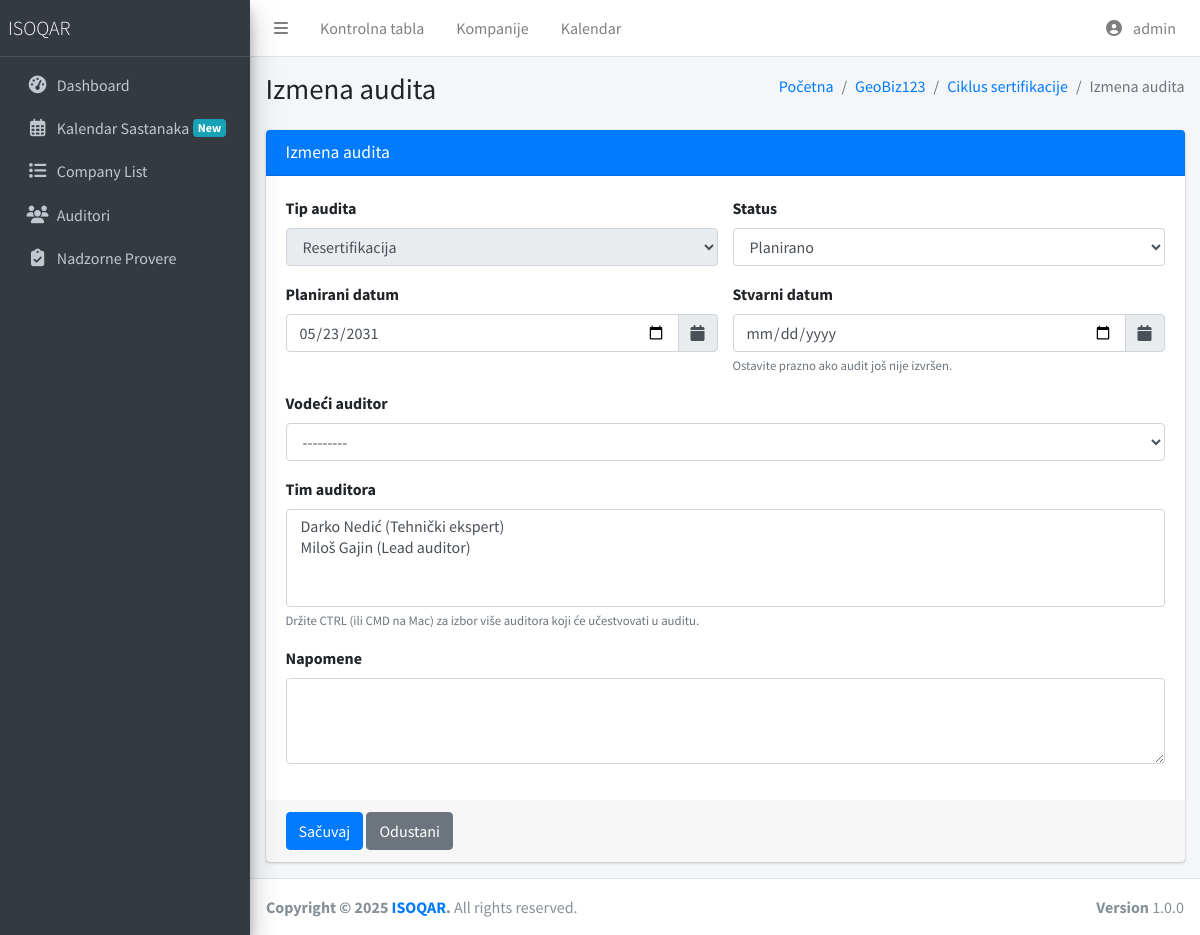
The page /company/audits/28/update/ (signed in) on the database as committed earlier.
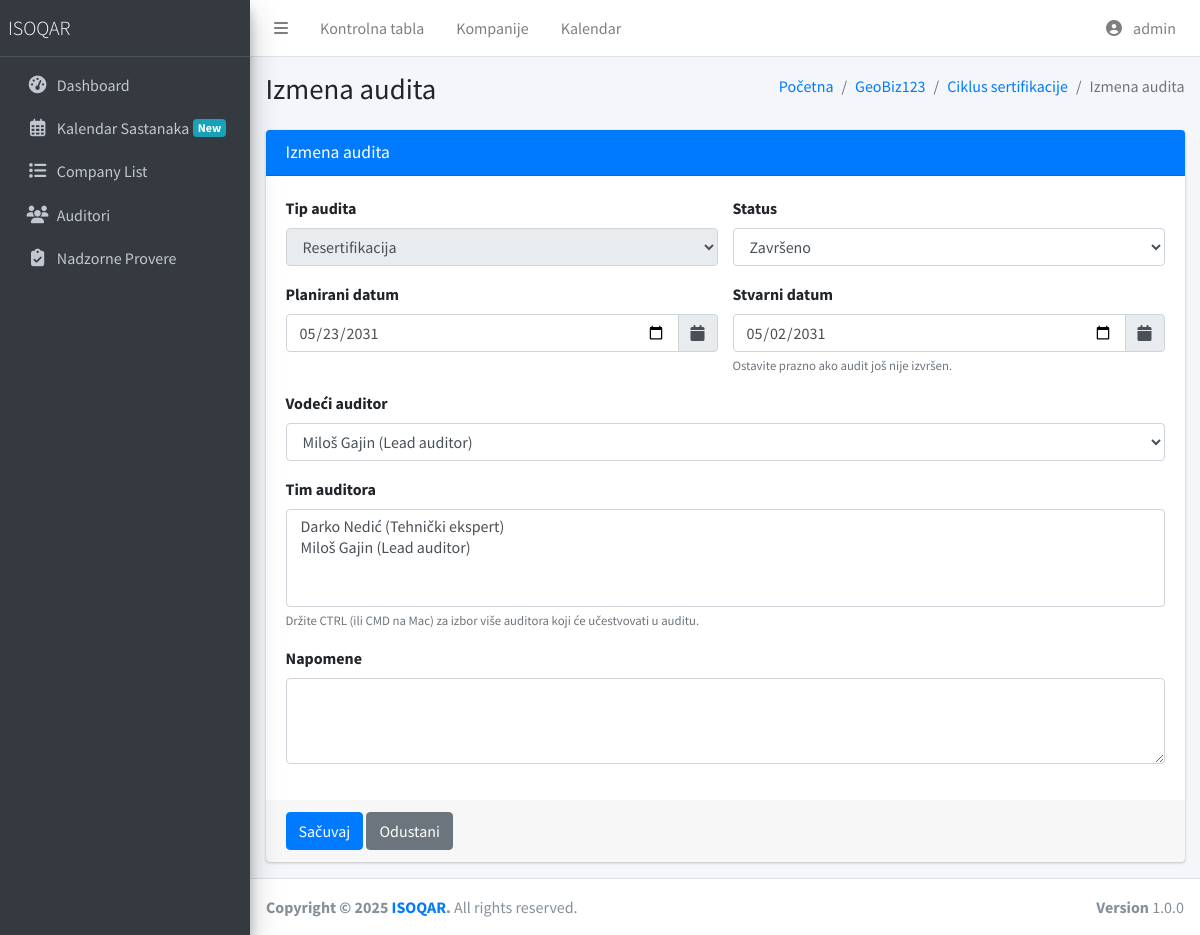
The same page on the database as committed later.
### company/cycle_models.py (models this page shows, shortened)
class CycleAudit(models.Model):
    AUDIT_TYPE_CHOICES = [
        ('initial', _('Inicijalni')),
        ('surveillance_1', _('Prvi nadzor')),
        ('surveillance_2', _('Drugi nadzor')),
        ('recertification', _('Resertifikacija')),
        ('special', _('Specijalni')),
    ]
    AUDIT_STATUS_CHOICES = [
        ('planned', _('Planirano')),
        ('in_progress', _('U toku')),
        ('completed', _('Završeno')),
        ('cancelled', _('Otkazano')),
        ('postponed', _('Odloženo')),
    ]
    certification_cycle = models.ForeignKey(
        CertificationCycle,
        on_delete=models.CASCADE,
        related_name='audits',
        verbose_name=_('Ciklus sertifikacije')
    )
    audit_type = models.CharField(_('Tip audita'), max_length=20, choices=AUDIT_TYPE_CHOICES)
    audit_status = models.CharField(_('Status audita'), max_length=20, choices=AUDIT_STATUS_CHOICES, default='planned')
    planned_date = models.DateField(_('Planirani datum'))
    actual_date = models.DateField(_('Stvarni datum'), null=True, blank=True)
    lead_auditor = models.ForeignKey(
        Auditor,
        on_delete=models.SET_NULL,
        null=True, blank=True,
        related_name='lead_audits',
        verbose_name=_('Vodeći auditor')
    )
    audit_team = models.ManyToManyField(
        Auditor,
        related_name='audit_participations',
        verbose_name=_('Tim auditora'),
        blank=True
    )
    report_number = models.CharField(_('Broj izveštaja'), max_length=100, blank=True, null=True)
    findings = models.TextField(_('Nalazi'), blank=True, null=True)
    recommendations = models.TextField(_('Preporuke'), blank=True, null=True)
    notes = models.TextField(_('Napomene'), blank=True, null=True)
    created_at = models.DateTimeField(_('Kreirano'), default=timezone.now)
    updated_at = models.DateTimeField(_('Ažurirano'), auto_now=True)
    _prev_audit_status = None
    _prev_planned_date = None
    class Meta:
        verbose_name = _('Audit u ciklusu')
        verbose_name_plural = _('Auditi u ciklusu')
        ordering = ['planned_date']
    def __init__(self, *args, **kwargs):
        super().__init__(*args, **kwargs)
        self._prev_audit_status = self.audit_status if self.pk else None
        self._prev_planned_date = self.planned_date if self.pk else None

### company/views_cycles.py (the view, shortened to what this page needs)
# urls.py: path('audits/<int:pk>/update/', CycleAuditUpdateView.as_view(), name='cycle_audit_update'),
class CycleAuditUpdateView(LoginRequiredMixin, UpdateView):
    model = CycleAudit
    form_class = CycleAuditForm
    template_name = 'certification_cycles/audit_form.html'
    def get_form_kwargs(self):
        kwargs = super().get_form_kwargs()
        kwargs['request'] = self.request
        return kwargs
    def get_context_data(self, **kwargs):
        context = super().get_context_data(**kwargs)
        context['title'] = 'Izmena audita'
        context['cycle'] = self.object.certification_cycle
        context['company'] = self.object.certification_cycle.company
        return context

### company/audit_utils.py (called while the page is built)
def is_auditor_qualified_for_audit(auditor_id, audit_id):
    try:
        audit = CycleAudit.objects.get(id=audit_id)
    except CycleAudit.DoesNotExist:
        return False, []
    cycle_standards = CycleStandard.objects.filter(
        certification_cycle=audit.certification_cycle
    ).select_related('standard_definition')
    if not cycle_standards:
        return True, []  # Ako nema standarda u ciklusu, auditor je kvalifikovan
    auditor_standards = AuditorStandard.objects.filter(auditor_id=auditor_id).values_list('standard_id', flat=True)
    missing_standards = []
    for cs in cycle_standards:
        if cs.standard_definition_id not in auditor_standards:
            missing_standards.append(cs.standard_definition)
    is_qualified = len(missing_standards) == 0
    return is_qualified, missing_standards

### company/auditor_models.py (called while the page is built)
    def __str__(self):
        return f"{self.ime_prezime} ({self.get_kategorija_display()})"

### templates/certification_cycles/audit_form.html (shortened to what the changed rows need)
{% extends "layouts/base.html" %}
{% load static %}
{% block content %}
<div class="content-wrapper">
<section class="content-header">
  <div class="container-fluid">
    <div class="row mb-2">
      <div class="col-sm-6">
        <h1>{{ title }}</h1>
      </div>
    </div>
  </div>
</section>
<section class="content">
  <div class="container-fluid">
    <div class="row">
      <div class="col-md-12">
        <div class="card card-primary">
          <form method="post">
            <div class="card-body">
              <div class="row">
                <div class="col-md-6">
                  <div class="form-group">
                    <label for="{{ form.audit_type.id_for_label }}">Tip audita</label>
                    {{ form.audit_type }}
                  </div>
                </div>
                <div class="col-md-6">
                  <div class="form-group">
                    <label for="{{ form.audit_status.id_for_label }}">Status</label>
                    {{ form.audit_status }}
                  </div>
                </div>
              </div>
              <div class="row">
                <div class="col-md-6">
                  <div class="form-group">
                    <div class="input-group date" id="planned_date_picker" data-target-input="nearest">
                      {{ form.planned_date }}
                      <div class="input-group-append" data-target="#planned_date_picker" data-toggle="datetimepicker">
                        <div class="input-group-text"><i class="fa fa-calendar"></i></div>
                      </div>
                    </div>
                  </div>
                </div>
                <div class="col-md-6">
                  <div class="form-group">
                    <div class="input-group date" id="actual_date_picker" data-target-input="nearest">
                      {{ form.actual_date }}
                      <div class="input-group-append" data-target="#actual_date_picker" data-toggle="datetimepicker">
                        <div class="input-group-text"><i class="fa fa-calendar"></i></div>
                      </div>
                    </div>
                  </div>
                </div>
              </div>
              <div class="row">
                <div class="col-md-12">
                  <div class="form-group">
                    <label for="{{ form.lead_auditor.id_for_label }}">Vodeći auditor</label>
                    {{ form.lead_auditor }}
                  </div>
                </div>
              </div>
              <div class="row">
                <div class="col-md-12">
                  <div class="form-group">
                    <label for="{{ form.notes.id_for_label }}">Napomene</label>
                    {{ form.notes }}
                  </div>
                </div>
              </div>
            </div>
          </form>
        </div>
      </div>
    </div>
  </div>
</section>
</div>
{% endblock %}

Rows that differ between the two databases and show on the page:
changed CycleAudit "Resertifikacija": audit_status "Planirano" → "Završeno"; actual_date (not shown) → "05/02/2031"; lead_auditor "---------" → "Miloš Gajin (Lead auditor)"
